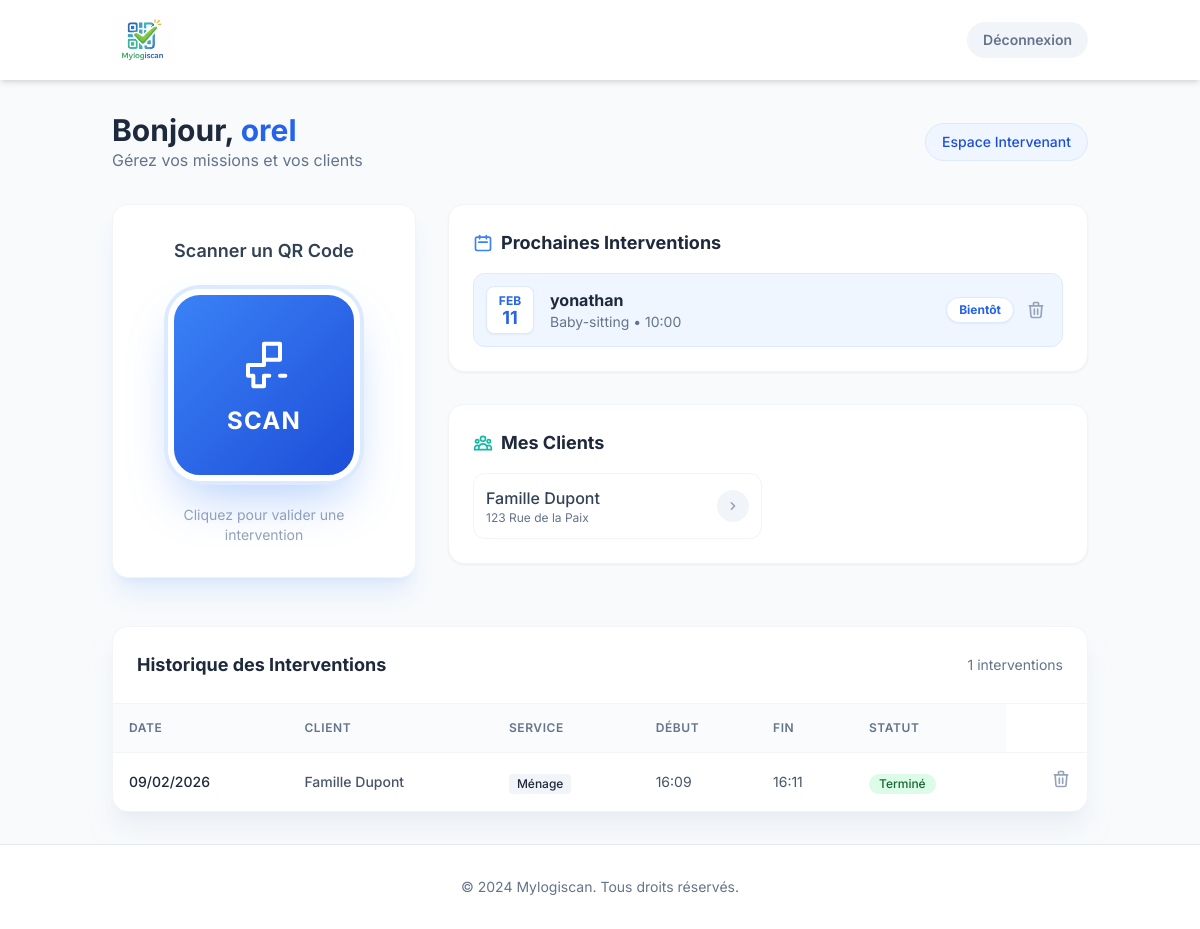
Before: /dashboard/intervenant (signed in) with the older database file.
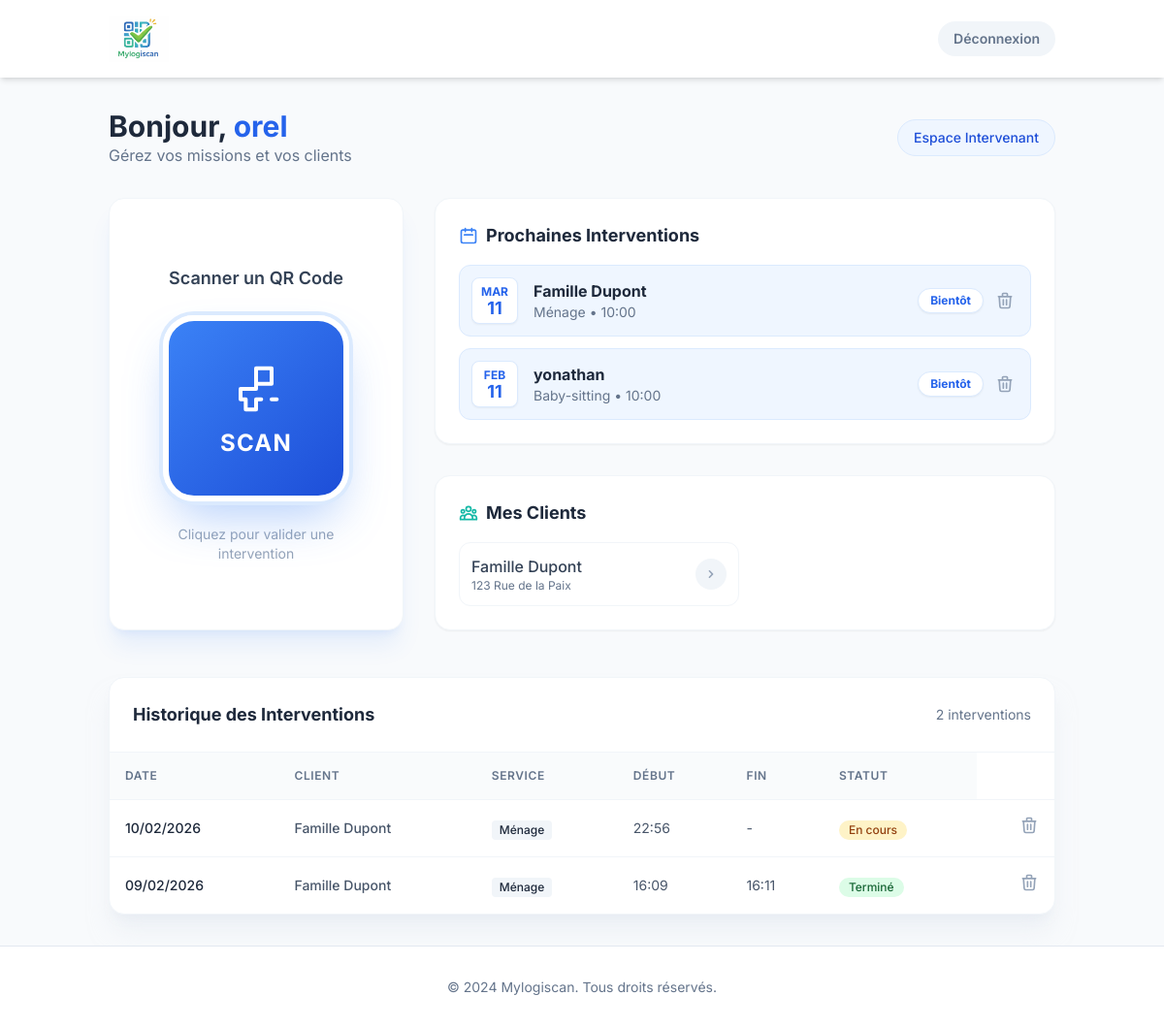
After: the same page with the newer database file.
### app/models.py (models this page shows, shortened)
class Intervention(db.Model):
    id = db.Column(db.Integer, primary_key=True)
    start_time = db.Column(db.DateTime, index=True, default=datetime.utcnow)
    end_time = db.Column(db.DateTime)
    description = db.Column(db.String(500))
    status = db.Column(db.String(20), default='Scheduled') # Scheduled, Completed, DeletionRequested
    cancellation_reason = db.Column(db.String(255))
    intervenant_id = db.Column(db.Integer, db.ForeignKey('user.id'))
    client_id = db.Column(db.Integer, db.ForeignKey('client.id'))
    service_id = db.Column(db.Integer, db.ForeignKey('service.id'))

class Client(db.Model):
    id = db.Column(db.Integer, primary_key=True)
    name = db.Column(db.String(100), nullable=False)
    address = db.Column(db.String(200))
    user_id = db.Column(db.Integer, db.ForeignKey('user.id')) # Link to a User account if they have login
    interventions = db.relationship('Intervention', backref='client', lazy='dynamic')

class Service(db.Model):
    id = db.Column(db.Integer, primary_key=True)
    name = db.Column(db.String(50), unique=True, nullable=False) # e.g., Ménage, Baby-sitting
    interventions = db.relationship('Intervention', backref='service', lazy='dynamic')

### app/routes.py (the view)
@main.route('/dashboard/intervenant')
@login_required
def dashboard_intervenant():
    if current_user.role != 'intervenant':
        return redirect(url_for('main.index'))
    clients = current_user.clients
    now = datetime.now()
    all_interventions = current_user.interventions.order_by(Intervention.start_time.desc()).all()
    upcoming_interventions = [i for i in all_interventions if i.start_time >= now]
    past_interventions = [i for i in all_interventions if i.start_time < now]
    return render_template('dashboard_intervenant.html',
                           clients=clients,
                           upcoming=upcoming_interventions,
                           history=past_interventions)

### app/models.py (called while the page is built)
@login_manager.user_loader
def load_user(user_id):
    return User.query.get(int(user_id))

### app/templates/dashboard_intervenant.html (shortened to what the changed rows need)
{% extends "base.html" %}
{% block content %}
<div class="max-w-6xl mx-auto">
    <div class="flex flex-col md:flex-row md:items-center justify-between mb-8 gap-4">
        <div>
            <h1 class="text-3xl font-bold text-slate-800">Bonjour, <span class="text-brand-600">{{ current_user.username
                    }}</span></h1>
        </div>
    </div>
    <div class="grid grid-cols-1 lg:grid-cols-3 gap-8 mb-12">
        <div class="lg:col-span-2 space-y-8">
            <div class="bg-white rounded-2xl shadow-sm border border-slate-100 p-6">
                {% if upcoming %}
                <div class="space-y-3">
                    {% for intervention in upcoming[:3] %}
                    <div class="flex items-center p-3 bg-brand-50 rounded-xl border border-brand-100">
                        <div
                            class="flex-shrink-0 w-12 h-12 bg-white rounded-lg flex flex-col items-center justify-center text-brand-600 font-bold border border-brand-100 shadow-sm">
                            <span class="text-xs uppercase">{{ intervention.start_time.strftime('%b') }}</span>
                            <span class="text-lg leading-none">{{ intervention.start_time.strftime('%d') }}</span>
                        </div>
                        <div class="ml-4 flex-grow">
                            <h4 class="font-bold text-slate-800">{{ intervention.client.name }}</h4>
                            <p class="text-sm text-slate-500">{{ intervention.service.name }} • {{
                                intervention.start_time.strftime('%H:%M') }}</p>
                        </div>
                        <div class="flex items-center gap-2">
                            {% if intervention.status == 'DeletionRequested' %}
                            <span
                                class="px-3 py-1 bg-red-100 text-red-700 text-xs font-bold rounded-full border border-red-200 shadow-sm">
                                Suppression demandée
                            </span>
                            {% else %}
                            <span
                                class="px-3 py-1 bg-white text-brand-600 text-xs font-bold rounded-full border border-brand-100 shadow-sm">
                                Bientôt
                            </span>
                            <button onclick="openDeleteModal('{{ intervention.id }}')"
                                class="p-1 text-slate-400 hover:text-red-500 transition-colors rounded-full hover:bg-red-50"
                                title="Demander la suppression">
                                <svg xmlns="http://www.w3.org/2000/svg" class="h-5 w-5" fill="none" viewBox="0 0 24 24"
                                    stroke="currentColor">
                                    <path stroke-linecap="round" stroke-linejoin="round" stroke-width="2"
                                        d="M19 7l-.867 12.142A2 2 0 0116.138 21H7.862a2 2 0 01-1.995-1.858L5 7m5 4v6m4-6v6m1-10V4a1 1 0 00-1-1h-4a1 1 0 00-1 1v3M4 7h16" />
                                </svg>
                            </button>
                            {% endif %}
                        </div>
                    </div>
                    {% endfor %}
                </div>
                {% else %}
                <div class="text-center py-8 bg-slate-50 rounded-xl border border-dashed border-slate-200">
                    <p class="text-slate-500">Aucune intervention prévue prochainement.</p>
                </div>
                {% endif %}
            </div>
            <div class="bg-white rounded-2xl shadow-sm border border-slate-100 p-6">
                <div class="grid grid-cols-1 md:grid-cols-2 gap-3">
                    {% for client in clients %}
                    <div
                        class="p-3 border border-slate-100 rounded-xl hover:bg-slate-50 transition-colors flex items-center justify-between">
                        <div>
                            <span class="block font-medium text-slate-700">{{ client.name }}</span>
                            <span class="block text-xs text-slate-500 truncate max-w-[150px]">{{ client.address or
                                'Adresse non renseignée' }}</span>
                        </div>
                        <div class="h-8 w-8 rounded-full bg-slate-100 flex items-center justify-center text-slate-400">
                            <svg xmlns="http://www.w3.org/2000/svg" class="h-4 w-4" viewBox="0 0 20 20"
                                fill="currentColor">
                                <path fill-rule="evenodd"
                                    d="M7.293 14.707a1 1 0 010-1.414L10.586 10 7.293 6.707a1 1 0 011.414-1.414l4 4a1 1 0 010 1.414l-4 4a1 1 0 01-1.414 0z"
                                    clip-rule="evenodd" />
                            </svg>
                        </div>
                    </div>
                    {% else %}
                    <p class="text-slate-400 text-sm italic col-span-2">Aucun client assigné.</p>
                    {% endfor %}
                </div>
            </div>
        </div>
    </div>
    <div class="bg-white rounded-2xl shadow-xl shadow-slate-200/50 border border-slate-100 overflow-hidden">
        <div class="p-6 border-b border-slate-100 flex justify-between items-center">
            <h3 class="font-bold text-slate-800 text-lg">Historique des Interventions</h3>
            <span class="text-sm text-slate-500">{{ history|length }} interventions</span>
        </div>
        <div class="overflow-x-auto">
            <table class="w-full text-left border-collapse">
                <thead class="bg-slate-50/80 border-b border-slate-100">
                    <tr>
                        <th class="p-4 font-semibold text-slate-500 text-xs uppercase tracking-wider">Date</th>
                        <th class="p-4 font-semibold text-slate-500 text-xs uppercase tracking-wider">Client</th>
                        <th class="p-4 font-semibold text-slate-500 text-xs uppercase tracking-wider">Service</th>
                        <th class="p-4 font-semibold text-slate-500 text-xs uppercase tracking-wider">Début</th>
                        <th class="p-4 font-semibold text-slate-500 text-xs uppercase tracking-wider">Fin</th>
                        <th class="p-4 font-semibold text-slate-500 text-xs uppercase tracking-wider">Statut</th>
                    </tr>
                </thead>
                <tbody class="divide-y divide-slate-100">
                    {% for intervention in history %}
                    <tr class="hover:bg-slate-50/50 transition-colors">
                        <td class="p-4 text-sm font-medium text-slate-800">
                            {{ intervention.start_time.strftime('%d/%m/%Y') }}
                        </td>
                        <td class="p-4 text-sm text-slate-600 font-medium">{{ intervention.client.name }}</td>
                        <td class="p-4">
                            <span
                                class="inline-flex items-center px-2 py-0.5 rounded text-xs font-medium bg-slate-100 text-slate-800">
                                {{ intervention.service.name }}
                            </span>
                        </td>
                        <td class="p-4 text-sm text-slate-600">{{ intervention.start_time.strftime('%H:%M') }}</td>
                        <td class="p-4 text-sm text-slate-600">
                            {% if intervention.end_time %}
                            {{ intervention.end_time.strftime('%H:%M') }}
                            {% else %}
                            -
                            {% endif %}
                        </td>
                        <td class="p-4">
                            {% if intervention.status == 'DeletionRequested' %}
                            <span
                                class="inline-flex items-center px-2.5 py-0.5 rounded-full text-xs font-medium bg-red-100 text-red-800">
                                Suppression demandée
                            </span>
                            {% elif intervention.status == 'Scheduled' %}
                            <span
                                class="inline-flex items-center px-2.5 py-0.5 rounded-full text-xs font-medium bg-blue-100 text-blue-800">
                                Programmé
                            </span>
                            {% elif intervention.status == 'InProgress' or (not intervention.end_time and
                            intervention.status != 'Scheduled') %}
                            <span
                                class="inline-flex items-center px-2.5 py-0.5 rounded-full text-xs font-medium bg-amber-100 text-amber-800 animate-pulse">
                                En cours
                            </span>
                            {% elif intervention.status == 'Completed' or intervention.end_time %}
                            <span
                                class="inline-flex items-center px-2.5 py-0.5 rounded-full text-xs font-medium bg-green-100 text-green-800">
                                Terminé
                            </span>
                            {% endif %}
                        </td>
                        <td class="p-4 text-right">
                            {% if intervention.status != 'DeletionRequested' %}
                            <button onclick="openDeleteModal('{{ intervention.id }}')"
                                class="text-slate-400 hover:text-red-500 transition-colors"
                                title="Demander la suppression">
                                <svg xmlns="http://www.w3.org/2000/svg" class="h-5 w-5" fill="none" viewBox="0 0 24 24"
                                    stroke="currentColor">
                                    <path stroke-linecap="round" stroke-linejoin="round" stroke-width="2"
                                        d="M19 7l-.867 12.142A2 2 0 0116.138 21H7.862a2 2 0 01-1.995-1.858L5 7m5 4v6m4-6v6m1-10V4a1 1 0 00-1-1h-4a1 1 0 00-1 1v3M4 7h16" />
                                </svg>
                            </button>
                            {% endif %}
                        </td>
                    </tr>
                    {% else %}
                    <tr>
                        <td colspan="7" class="p-8 text-center text-slate-400">Aucun historique disponible.</td>
                    </tr>
                    {% endfor %}
                </tbody>
            </table>
        </div>
    </div>
</div>
{% endblock %}

Changed rows visible on the page:
added Intervention: start_time "MAR", start_time "11", client.name "Famille Dupont", service.name "Ménage", start_time "10:00", shown under "Prochaines Interventions"
added Intervention: start_time "10/02/2026", client.name "Famille Dupont", service.name "Ménage", start_time "22:56", status "En cours", shown under "Historique des Interventions"
Other visible differences:
{{ history|length }}: "1" → "2"
